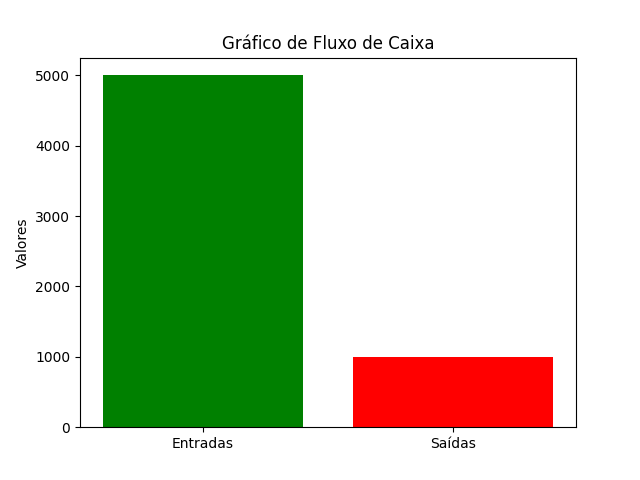

The Python source for this figure:
import matplotlib.pyplot as plt
import tempfile
from flask import send_file

def gerar_grafico_fluxo_caixa(metricas):
    # Entrada e saída
    entradas = [metricas['Receita']]
    saidas = [metricas['Despesas']]

    # Criar arquivo temporário
    with tempfile.NamedTemporaryFile(delete=False, suffix='.png') as tmpfile:
        caminho_arquivo = tmpfile.name  # Caminho temporário para o arquivo gerado

        # Criar gráfico de barras
        plt.figure()
        plt.bar(['Entradas', 'Saídas'], [entradas[0], saidas[0]], color=['green', 'red'])
        plt.title('Gráfico de Fluxo de Caixa')
        plt.ylabel('Valores')
        plt.savefig(caminho_arquivo)
        plt.close()

    response = send_file(caminho_arquivo, mimetype='image/png', as_attachment=True)
    response.headers['Content-Disposition'] = 'inline; filename=grafico_fluxo_caixa.png'
    return response

